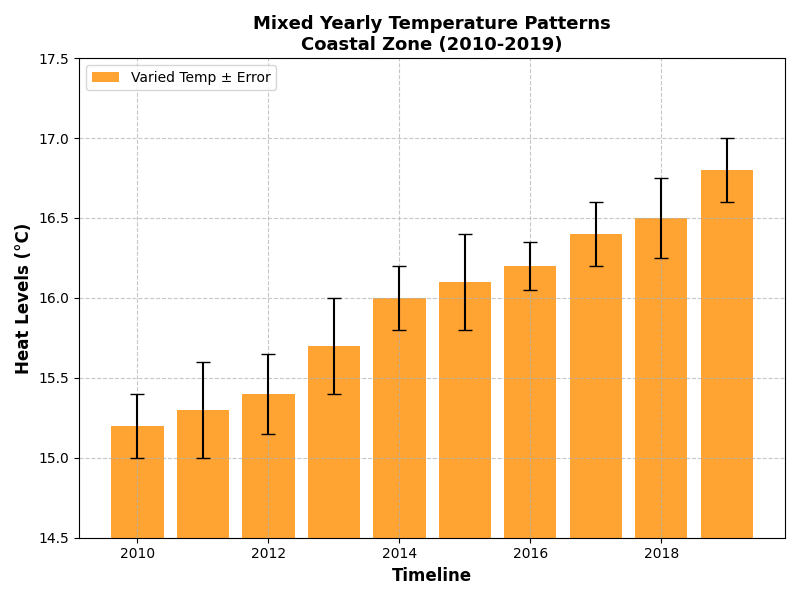

Source code (Python):
import matplotlib.pyplot as plt
import numpy as np

# Data
years = np.arange(2010, 2020)
avg_temperatures = np.array([15.2, 15.3, 15.4, 15.7, 16.0, 16.1, 16.2, 16.4, 16.5, 16.8])
temperature_errors = np.array([0.2, 0.3, 0.25, 0.3, 0.2, 0.3, 0.15, 0.2, 0.25, 0.2])

# Sort data
sorted_indices_temp = np.argsort(avg_temperatures)
sorted_years_temp = years[sorted_indices_temp]
sorted_avg_temperatures = avg_temperatures[sorted_indices_temp]
sorted_temperature_errors = temperature_errors[sorted_indices_temp]

# Create the figure and subplot
fig, ax1 = plt.subplots(figsize=(8, 6))

# Temperature plot
ax1.bar(sorted_years_temp, sorted_avg_temperatures, yerr=sorted_temperature_errors,
        color='darkorange', alpha=0.8, label='Varied Temp ± Error', capsize=5)
ax1.set_xlabel('Timeline', fontsize=12, fontweight='bold')
ax1.set_ylabel('Heat Levels (°C)', fontsize=12, fontweight='bold')
ax1.set_title('Mixed Yearly Temperature Patterns\nCoastal Zone (2010-2019)', fontsize=13, fontweight='bold')
ax1.grid(True, linestyle='--', alpha=0.7)
ax1.set_ylim(14.5, 17.5)
ax1.legend(loc='upper left', fontsize=10)

plt.tight_layout()
plt.show()
